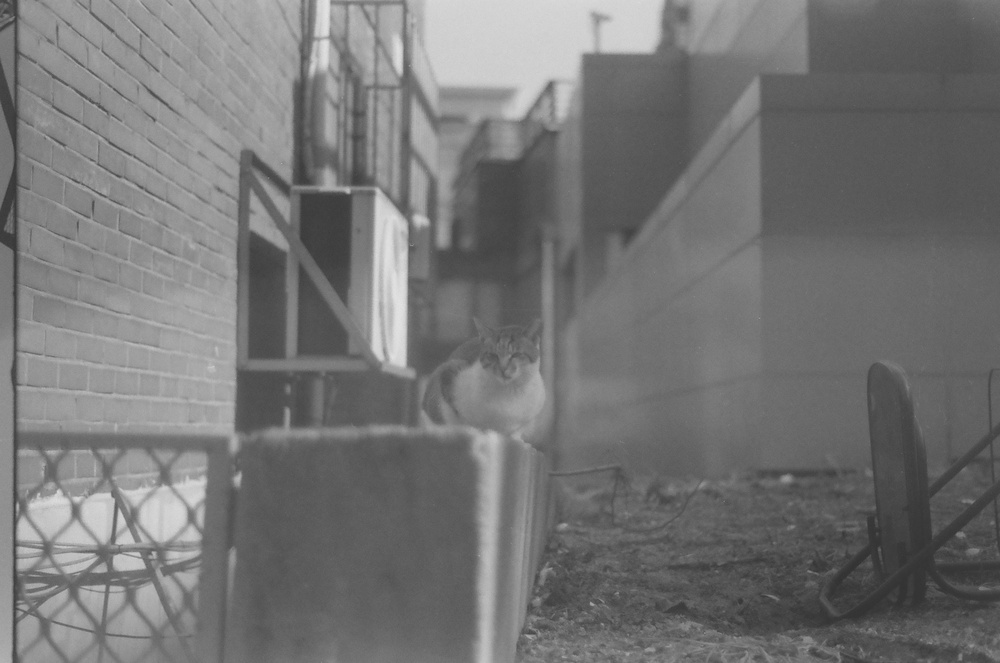
#> input picture assignment1/cat.jpg, 1000 x 663 px, shrunk from 3024 x 2005 before the run
$ python main.py
#> lines starting #> are read from the running program, lines starting #| are printed output that depends on the picture
import cv2
import numpy as np
import matplotlib.pyplot as plt
from skimage import metrics

img = cv2.imread('cat.jpg', cv2.IMREAD_GRAYSCALE)
#> img is the input picture: shape (663, 1000); min 48, max 227, mean 116.6

if img is None:
    print("이미지를 찾을 수 없습니다. 경로를 확인해주세요.")
else:
    # Global HE
    he_res = cv2.equalizeHist(img)
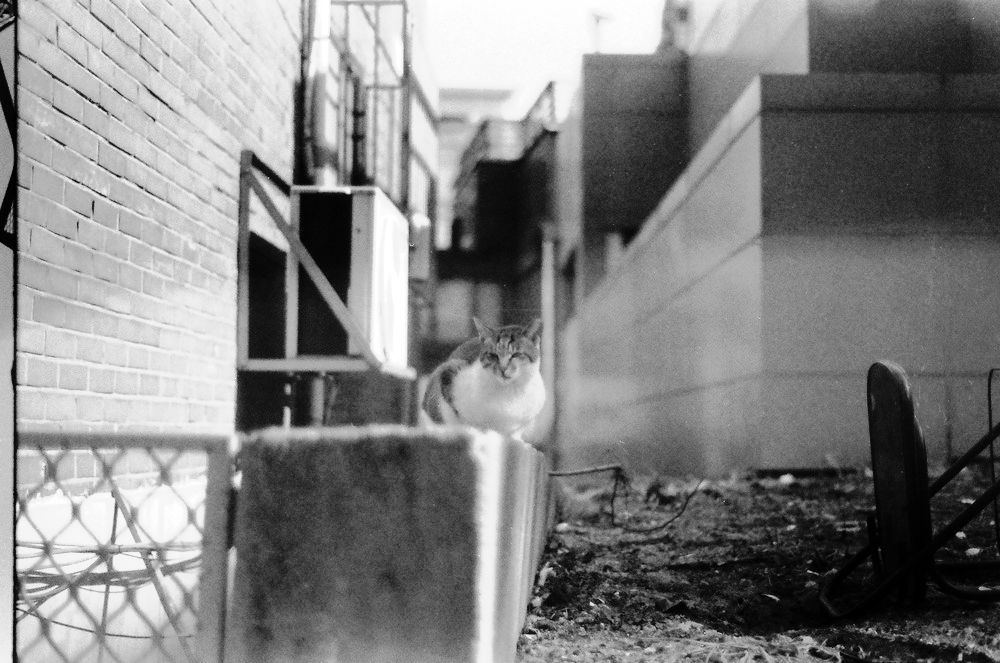
#> he_res: shape (663, 1000); min 0, max 255, mean 128.8

    # AHE
    ahe_tool = cv2.createCLAHE(clipLimit=40.0, tileGridSize=(8, 8))
    ahe_res = ahe_tool.apply(img)
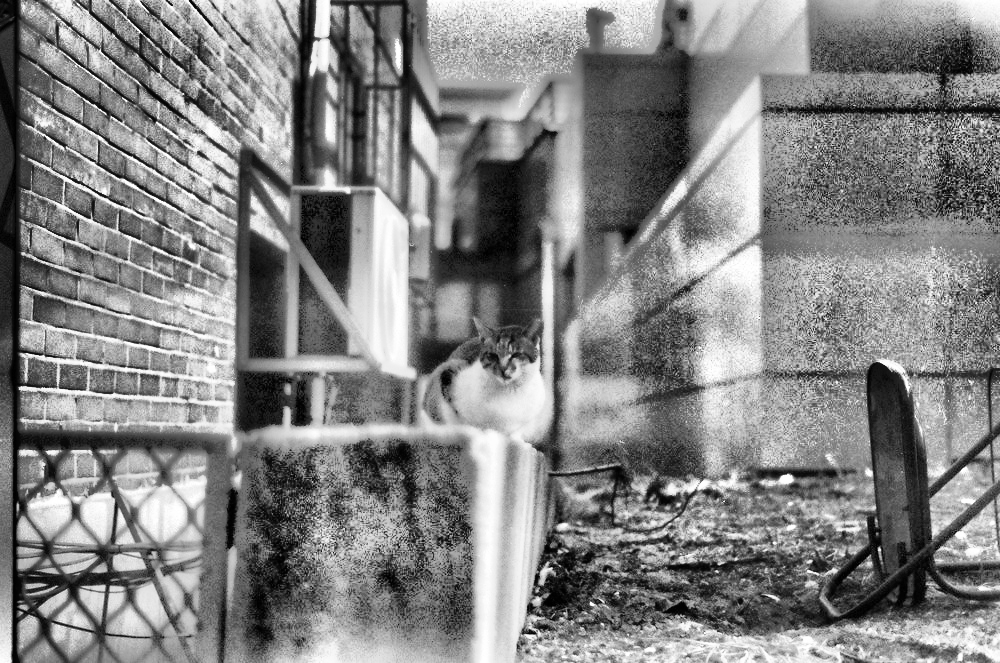
#> ahe_res: shape (663, 1000); min 0, max 255, mean 131.4

    # CLAHE
    clahe_tool = cv2.createCLAHE(clipLimit=2.0, tileGridSize=(8, 8))
    clahe_res = clahe_tool.apply(img)
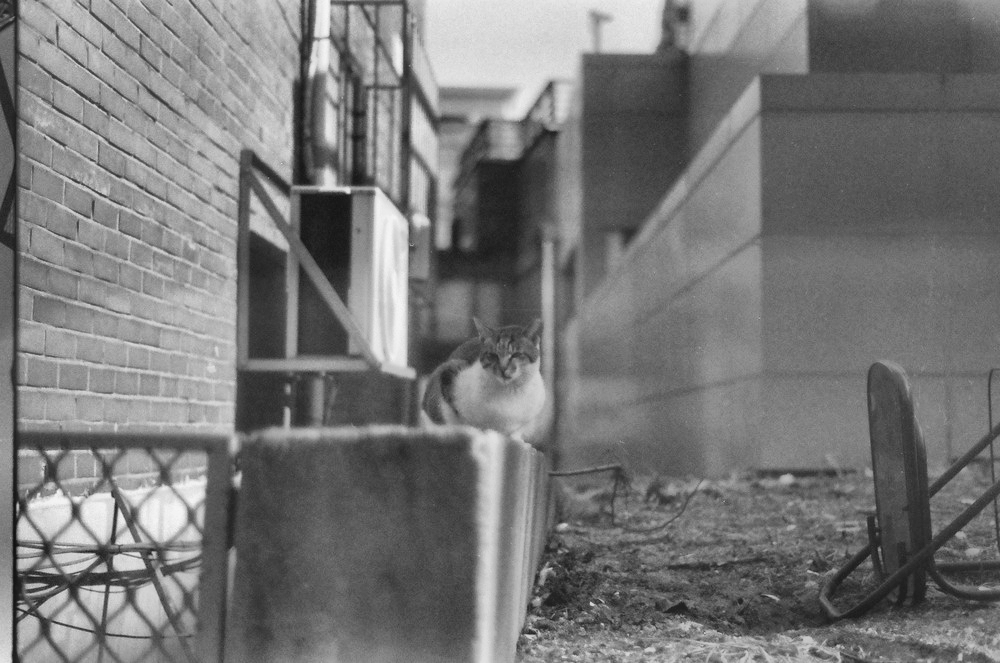
#> clahe_res: shape (663, 1000); min 15, max 245, mean 119.1

    methods = [
        ('Original', img),
        ('Global HE', he_res),
        ('AHE', ahe_res),
        ('CLAHE', clahe_res)
    ]

    plt.figure(figsize=(16, 20))

    for i, (name, processed) in enumerate(methods):
        if name != 'Original':
            mse = metrics.mean_squared_error(img, processed)
            psnr = metrics.peak_signal_noise_ratio(img, processed)
            ssim = metrics.structural_similarity(img, processed)
            info_text = f"MSE: {mse:.2f}\nPSNR: {psnr:.2f}dB\nSSIM: {ssim:.4f}"
        else:
            info_text = "Reference"

        # 이미지 출력
        plt.subplot(4, 2, 2*i + 1)
        plt.imshow(processed, cmap='gray')
        plt.title(f"{name} Image")
        plt.text(10, 30, info_text, color='yellow', fontsize=12, bbox=dict(facecolor='black', alpha=0.6))
        plt.axis('off')

        # 히스토그램 출력
        plt.subplot(4, 2, 2*i + 2)
        plt.hist(processed.ravel(), 256, [0, 256], color='black')
        plt.title(f"{name} Histogram")
#> this loop made 4 passes
#> (name, mse, psnr, ssim) on passes 2 to 4: ('Global HE', 1952.9, 15.22, 0.716), ('AHE', 2877.6, 13.54, 0.42), ('CLAHE', 383.6, 22.29, 0.852)
#> (name, info_text) on pass 1: ('Original', 'Reference')

    plt.tight_layout()
    plt.show()
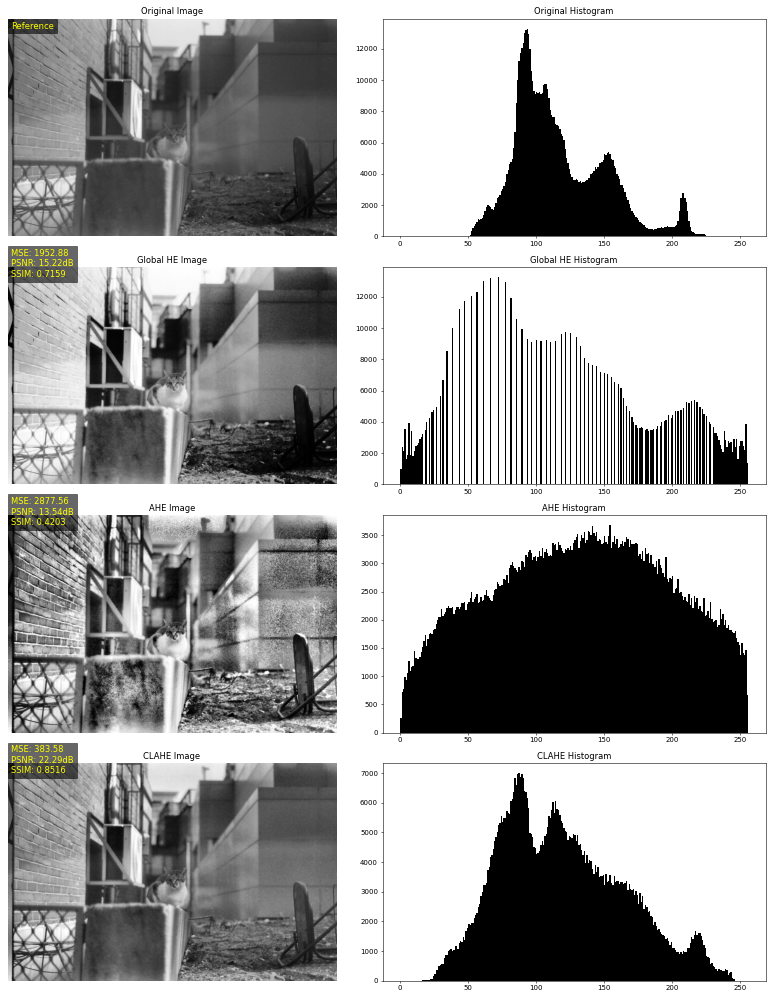
#> figure drawn by matplotlib, 8 panels; panel 2: tallest bar 13269 high, from x = 93 to 94; panel 4: tallest bar 13269 high, from x = 72 to 73; panel 6: tallest bar 3675 high, from x = 154 to 155; panel 8: tallest bar 6993 high, from x = 87 to 88
